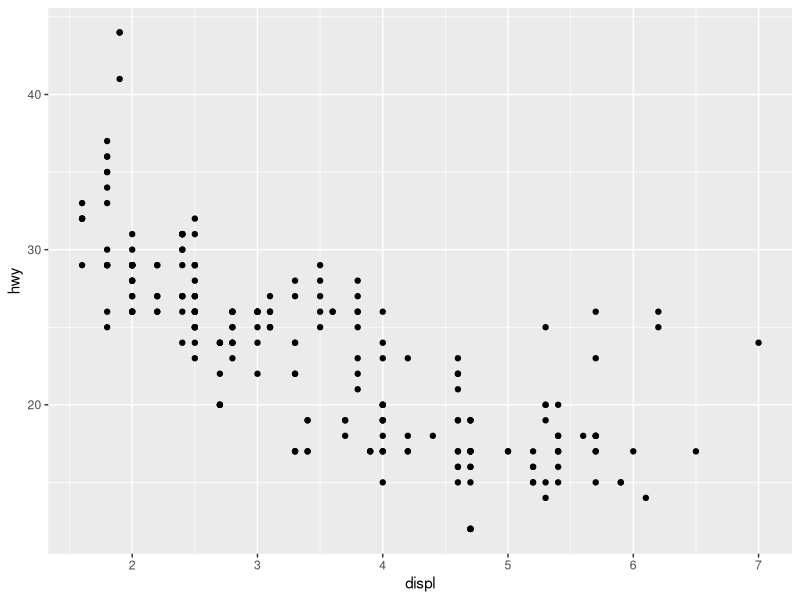
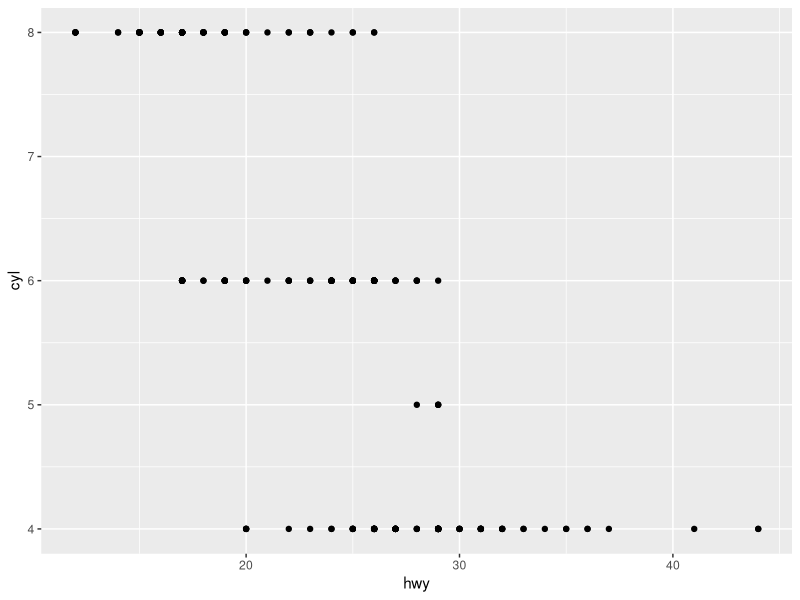
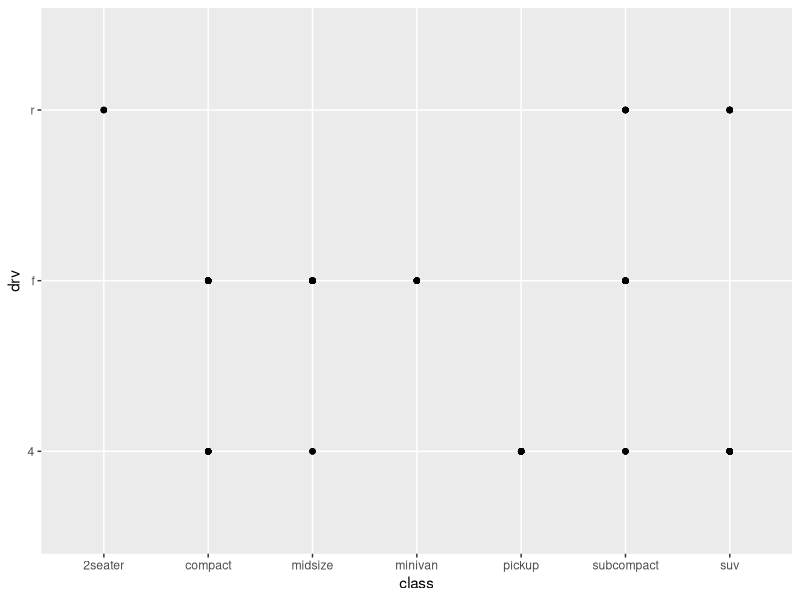
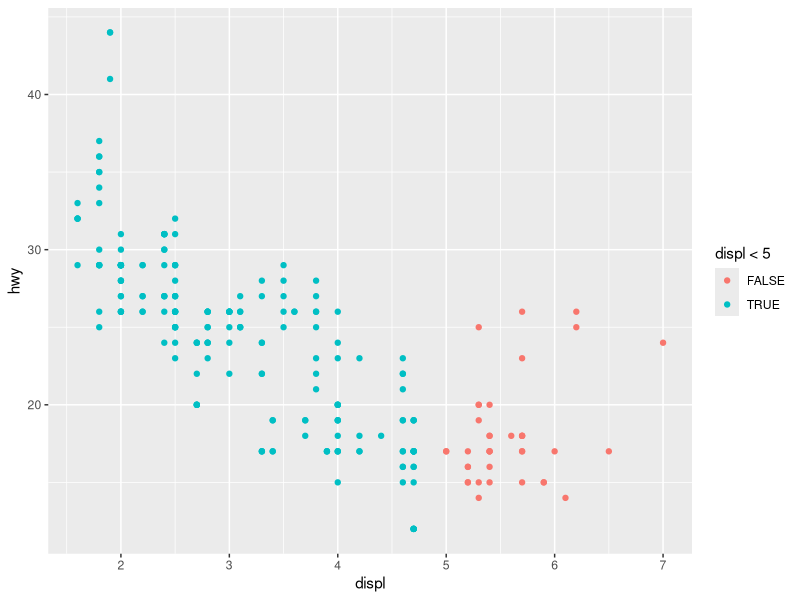
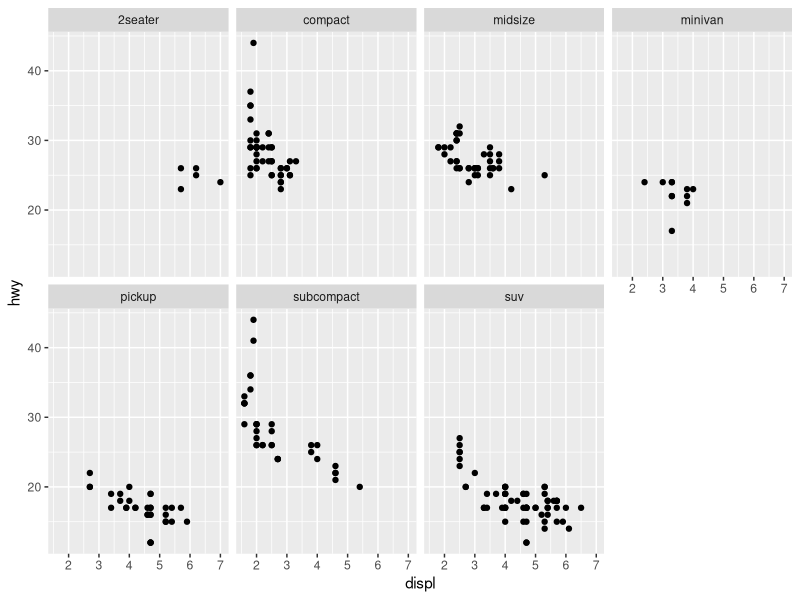
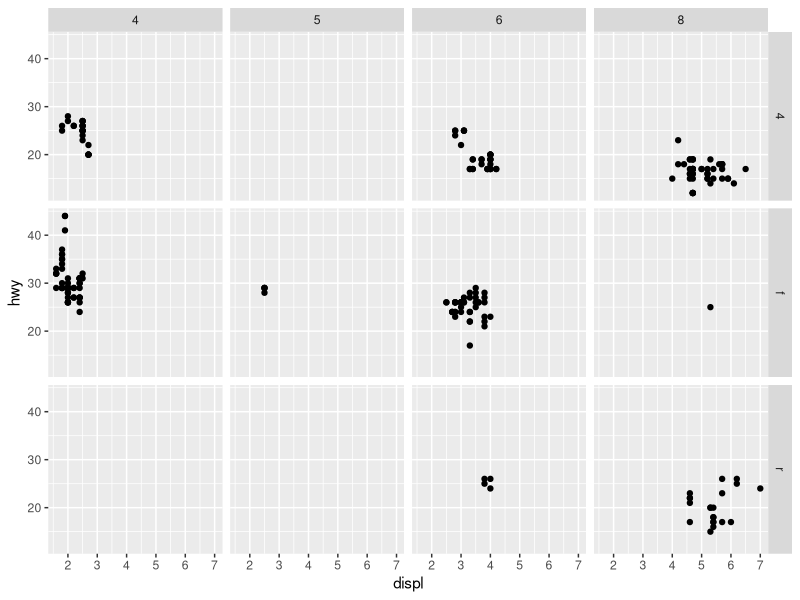
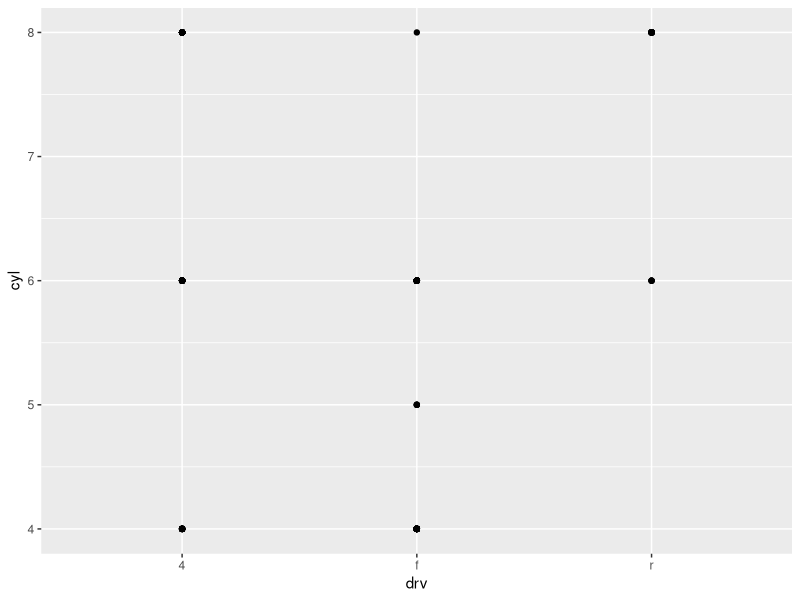
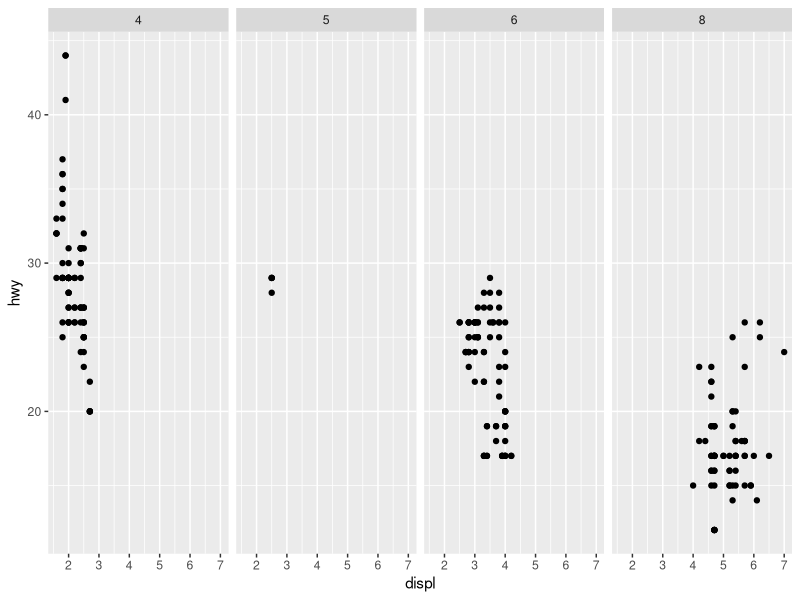

Source code (R) for these figures, in order:
#### Hadley Wickham R for Data Science ####

library(tidyverse)

### CH 3 Data Vis ###

mpg

ggplot (data = mpg) + 
  geom_point (mapping = aes (x = displ, y = hwy))

# Exercises
nrow(mtcars) # 32
ncol(mtcars) # 11

ggplot (mpg) +
  geom_point (aes (x = hwy, y = cyl))

ggplot (mpg) +
  geom_point (aes (x = class, y = drv))

ggplot(data = mpg) + 
  geom_point(mapping = aes(x = displ, y = hwy, color = displ < 5))

# facets
ggplot (data = mpg) + geom_point (aes (x = displ, y = hwy)) + facet_wrap (~ class, nrow = 2)

ggplot (data = mpg) + geom_point (aes (x = displ, y = hwy)) + facet_grid (drv ~ cyl)

ggplot(data = mpg) + 
  geom_point(mapping = aes(x = drv, y = cyl))

ggplot (data = mpg) + geom_point (aes (x = displ, y = hwy)) + facet_grid (. ~ cyl)

ggplot (data = mpg) + geom_point (aes (x = displ, y = hwy)) + facet_wrap (~ cty, nrow = 2)

ggplot (data = mpg) + geom_point (aes (x = displ, y = hwy)) + facet_grid (. ~ cyl)

